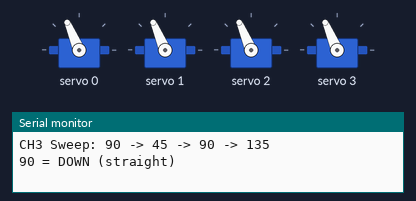
Simulated run of this sketch. Board: Arduino Uno, built with avr-gcc and run on an emulated ATmega328P. Shown: 4 × servo, the last lines printed to the serial monitor.

Above: at 0.05 s.
At 3.0 s:
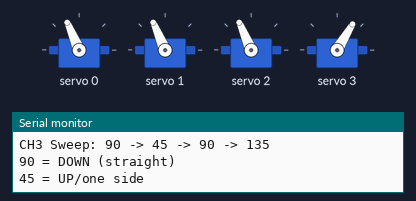
At 6.0 s:
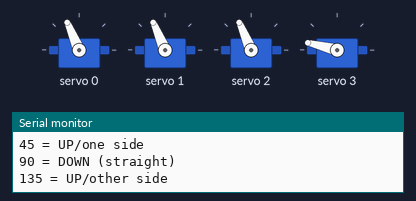
Timing chart, 0 to 7.8 s (numbered marks = the images above):
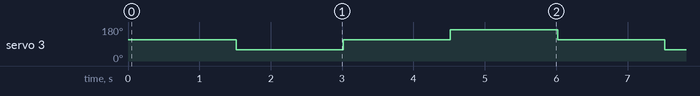

The sketch:

set_ch3.ino
```cpp
/*
 * CH3 Verify - Sweep 45 to 135 (leg movement)
 */

#include <Wire.h>
#include <Adafruit_PWMServoDriver.h>

Adafruit_PWMServoDriver pwm = Adafruit_PWMServoDriver();

#define SERVOMIN  125
#define SERVOMAX  575

void setAngle(int ch, int angle) {
  int pulse = map(angle, 0, 180, SERVOMIN, SERVOMAX);
  pwm.setPWM(ch, 0, pulse);
}

void setup() {
  Serial.begin(9600);

  pwm.begin();
  pwm.setOscillatorFrequency(27000000);
  pwm.setPWMFreq(50);
  delay(10);

  setAngle(0, 90);  // CH0 hip
  setAngle(1, 90);  // CH1 hip
  setAngle(2, 90);  // CH2 leg
  Serial.println("CH3 Sweep: 90 -> 45 -> 90 -> 135");
}

void loop() {
  setAngle(3, 90);
  Serial.println("90 = DOWN (straight)");
  delay(1500);

  setAngle(3, 45);
  Serial.println("45 = UP/one side");
  delay(1500);

  setAngle(3, 90);
  Serial.println("90 = DOWN (straight)");
  delay(1500);

  setAngle(3, 135);
  Serial.println("135 = UP/other side");
  delay(1500);
}
```

Measured:
- by itself, servo 3: repeats every 6.0 s: 113° 1.5 s, 166° 1.5 s, 113° 1.5 s, 59° 1.5 s
